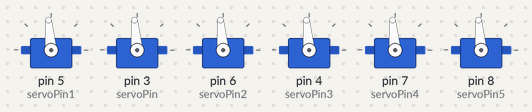
A sketch run on a simulated Arduino Uno, built with avr-gcc and run on an emulated ATmega328P. Shown: 6 × servo.

Above: at 1.05 s.
Timing chart, 0 to 6.2 s (numbered marks = the images above):
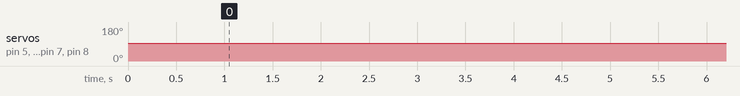

The sketch:

t100.ino
```cpp
#include <Servo.h>

//ll=3
//bl=4
//fl=5
//rr=6
//fr=7
byte servoPin = 3;    //LU
Servo servo;
byte servoPin1 = 5;
Servo servo1;
byte servoPin2 = 6;     //LB
Servo servo2;
byte servoPin3 = 4;
Servo servo3;
byte servoPin4 = 7;
Servo servo4;
byte servoPin5 = 8;
Servo servo5;

/*byte servoPin2 = 12;
Servo servo2;

byte servoPin1 = 11;
Servo servo1;

byte servoPin3 = 3;
Servo servo3;

byte servoPin4 = 5;
Servo servo4;
*/
void setup() {
  servo1.attach(servoPin1);
  servo.attach(servoPin);
  servo1.attach(servoPin1);
  servo2.attach(servoPin2);
  servo3.attach(servoPin3);
  servo4.attach(servoPin4);
  servo5.attach(servoPin5);
  /*servo2.attach(servoPin2);
  servo3.attach(servoPin3);
  servo4.attach(servoPin4);
  */
  servo.writeMicroseconds(1500);
  servo1.writeMicroseconds(1500);
  servo2.writeMicroseconds(1500);
  servo3.writeMicroseconds(1500);
  servo4.writeMicroseconds(1500);
  servo5.writeMicroseconds(1500);// send "stop" signal to ESC.
  /*servo1.writeMicroseconds(1500); // send "stop" signal to ESC.
  servo2.writeMicroseconds(1500); // send "stop" signal to ESC.
  servo3.writeMicroseconds(1500); // send "stop" signal to ESC.
  servo4.writeMicroseconds(1500); // send "stop" signal to ESC.  */
  delay(1000); // delay to allow the ESC to recognize the stopped signal
}

void loop()
{
  int signal= 1520;
  servo.writeMicroseconds(signal);
  servo1.writeMicroseconds(signal);
  servo2.writeMicroseconds(signal);
  servo3.writeMicroseconds(signal);
  servo4.writeMicroseconds(signal);
  servo5.writeMicroseconds(signal);// Send signal to ESC.
  /*servo1.writeMicroseconds(signal); // Send signal to ESC.
  servo2.writeMicroseconds(signal); // Send signal to ESC.
  servo3.writeMicroseconds(signal); // Send signal to ESC.
  servo4.writeMicroseconds(signal); // Send signal to ESC.*/
  delay(2000);
  signal=1500;
  servo.writeMicroseconds(signal);
  servo1.writeMicroseconds(signal);
  servo2.writeMicroseconds(signal);
  servo3.writeMicroseconds(signal);
  servo4.writeMicroseconds(signal);
  servo5.writeMicroseconds(signal);// Send signal to ESC.
  /*servo1.writeMicroseconds(signal); // Send signal to ESC.
  servo2.writeMicroseconds(signal); // Send signal to ESC.
  servo3.writeMicroseconds(signal); // Send signal to ESC.
  servo4.writeMicroseconds(signal); // Send signal to ESC.*/
  signal=1520;
  delay(2000);
  servo.writeMicroseconds(signal);
  servo1.writeMicroseconds(signal);
  servo2.writeMicroseconds(signal);
  servo3.writeMicroseconds(signal);
  servo4.writeMicroseconds(signal);
  servo5.writeMicroseconds(signal);
  delay(2000);
  signal=1500;
  servo.writeMicroseconds(signal);
  servo1.writeMicroseconds(signal);
  servo2.writeMicroseconds(signal);servo3.writeMicroseconds(signal);
  servo4.writeMicroseconds(signal);
  servo5.writeMicroseconds(signal);
  delay(2000);
}
```

Measured:
- by itself, servo on pin 5 (servoPin1), servo on pin 3 (servoPin), servo on pin 6 (servoPin2), servo on pin 4 (servoPin3), servo on pin 7 (servoPin4), servo on pin 8 (servoPin5): alternates 95° for 2.0 s and 93° for 2.0 s
